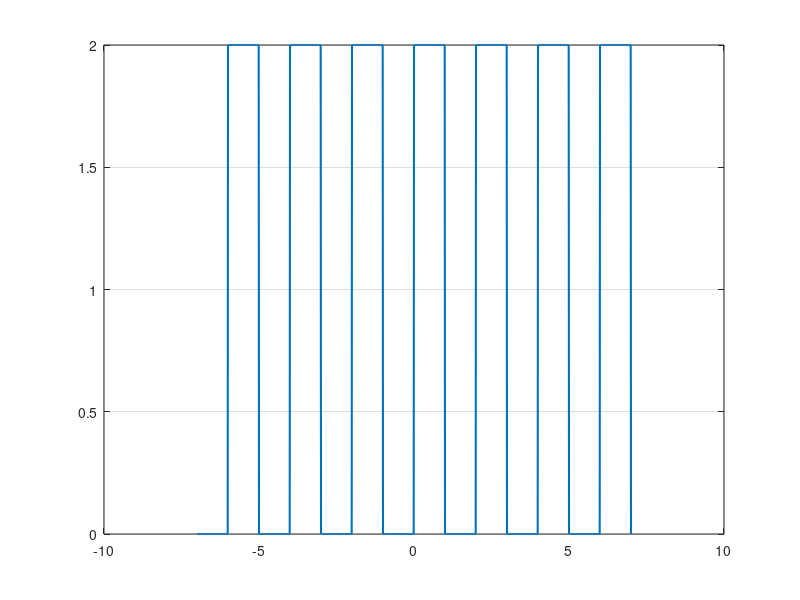

This figure's MATLAB source: (Note: this script raises an error after producing the figure.)
%%
% Example 4.1: Complex Numbers Rectangular Form
clear; clc;
% Real value, a = 2
% Imaginary value, b = 5
% Complex number, C = a + i*b
a = 2; b = 5;
C = a + 1i*b;
% C = complex(a, b);
fprintf("C =");
disp(C);

%%
% Example 4.2: Complex Numbers Polar Form
clear; clc;
a = 2; b = 5;
C_mag = sqrt(a^2 + b^2);
C_angle = atan(b/a)*(180/pi); % in degree
% or C = complex(a, b);
% and C_mag = abs(C);
% and C_angle = angle(C)*(180/pi); % in degree
C_polar = [C_mag; C_angle];
fprintf("C_polar =\n");
disp(C_polar);

%%
% Example 4.3: Euler's Formula
clear; clc;
% C1 = 2 + 5i
% C2 = 5 + 10i
% Convert C1 and C2 in exponential form
% Determine M = C1*C2 and D = C1/C2 in exponential form

C1 = complex(2, 5);
C2 = complex(5, 10);
C1_mag = abs(C1);
C1_angle = angle(C1);
C2_mag = abs(C2);
C2_angle = angle(C2);
% C = a + bi = |C| (cos(theta) + i*sin(theta)) = |C|exp(i*theta)
disp(['C1 in exponential form: ', num2str(C1_mag), 'exp(i*', ...
    num2str(C1_angle), ')']);
disp(['C2 in exponential form: ', num2str(C2_mag), 'exp(i*', ...
    num2str(C2_angle), ')']);

% C1*C2
M_mag = C1_mag*C2_mag;
M_angle = C1_angle + C2_angle;
disp(['C1*C2 in exponential form: ', num2str(M_mag), 'exp(i*', ...
    num2str(M_angle), ')']);

% C1/C2
D_mag = C1_mag/C2_mag;
D_angle = C1_angle - C2_angle;
disp(['C1/C2 in exponential form: ', num2str(D_mag), 'exp(i*', ...
    num2str(D_angle), ')']);

%%
% Example 4.5: Fourier Series
% input: square wave function
% T = 2; Magnitude = 1; Omega = pi
t = -7:0.01:7;
x = 1 - square(pi*(t + 1));
plot(t, x, 'LineWidth', 1.5)
grid on; hold on;

% Fourier Series
syms k t
omega = pi;
T = 2;
k = 1:5;
a_0 = (2/T)*int(2, t, 0, 1);
a_k = (2/T)*int(2*cos(k*omega*t), t, 0, 1);
b_k = (2/T)*int(2*sin(k*omega*t), t, 0, 1);
f = (a_0/2) + sum(a_k.*cos(k*omega*t)) + sum(b_k.*sin(k*omega*t));
fplot(f, [0, 7])
grid on;

%%
% Example 4.6: DFT and Inverse DFT

clc; clear;
disp('Input sequence: ');
x = [1 4 5 7]
F = fft(x);
disp('Fourier transform of x: ');
F
inv_F = ifft(F);
disp('Inverse Fourier transform of F: ');
inv_F

%%
% Example 4.7: Taylor Series
clc; clear;
% Taylor series expansion
% Function: f(x)=2*sin(x) at a point x=a=0.5;
% Taylor series expansion yp to 4th and 10th order

syms x;
f = 2*sin(x);
a = 0.5;
T_4 = taylor(f,x,a,'order',4);
T_10 = taylor(f,x,a,'order',10);
disp('Taylor series expansion of 2*sin(x) at a=0.5 up to 4th order:');
T_4
fplot(T_4,'b','Linewidth',1.5);
hold on;
fplot(T_10,'g','Linewidth',1.5);
hold on;
fplot(f,'r','Linewidth',1.5);
hold off;
xlim([-4 4]);
ylim([-4 2]);
grid on
legend('Taylor series up to 4th order',...
        'Taylor series up to 10th order',...
        'Original function: 2*sin(x)','Location','Best')
title('Taylor series of 2*sin(x) at a = 0.5');

%%
% Example 4.8: Equilibrium Points
% Two differential equation
% dy/dt = 4x^2-xy
% dx/dt = 2y-x^2
% Determine the equilibrium points of the system
% For determining equilibrium points consider,
% dy/dt = 0 and dx/dt = 0
% The solution x and y will be the equilibrium points of the system

clc; close all; clear;
syms x y
[solx,soly] = solve(4*x^2-x*y == 0, 2*y-x^2 == 0);
disp('Equilibrium points:')
E_point1=[solx(1), soly(1)]
E_point2=[solx(2), soly(2)]


%%
% Example 4.9: Energy Calculation
% Real power, P = 10 W
% Reactive power, Q = 20 VAR
% Time, t = 24 hours = 86400 sec
% Aparent power, S is a complex number
% Electrical energy, E = P*t

clc; close all; clear;
P = 10; Q = 20; t = 86400;
% Rectangular form
S_rec=complex(P,Q);
disp('Apparent power in rectangular form:');
S_rec
% Polar form
S_mag=abs(S_rec);
S_angle=angle(S_rec)*(180/pi); % unit: Degree
S_polar=[S_mag,S_angle];
disp("Apparent power in polar form - [Magnitude Angle(Degree)]:");
S_polar
% Electrical energy
E=P*t;
disp(['Electrical energy: ',num2str(E),' Joule']);

%%
% Example 4.10: Impedance Calculation
% Voltage, V = 100<60
% Current, I = 3<30
% Impedance, Z = V/I
V_mag = 100;
V_angle = 60;
I_mag = 3;
I_angle = 30;
% Retangular form
[Vx,Vy]=pol2cart(V_angle,V_mag);
V_rec=Vx+1i*Vy;
[Ix,Iy]=pol2cart(I_angle,I_mag);
I_rec=Ix+1i*Iy;
Z_rec=V_rec/I_rec;
disp('Impedance in rectangular form:');
Z_rec
% Polar form
Z_mag=abs(Z_rec);
Z_angle=angle(Z_rec)*(180/pi); % Unit: Degree
Z_polar=[Z_mag,Z_angle];
disp('Impedance in polar form [Magnitude Angle(Degree)]:');
Z_polar

%%
% Example 4.11: Impedance Calculation
% Resistance, R = 5 ohms
% Capacitance, C = 2 micro F
% Inductance, L = 15 mH
% Frequency, f = 60Hz
% Impedance, Z = R+jX=R+J(X_L-X_C)
% Here,
% X_L = Inductive Reactance = omega*L = 2*pi*f*L
% X_C = Capacitive Reactance = 1/(omega*C) = -1/(2*pi*f*C)

R = 5; L = 15*10^(-3); C = 2*10^(-6); f = 60;
X_L = 2*pi*f*L;
X_C = -1/(2*pi*f*C);
% Retangular form
Z_rec=R+1i*(X_L-X_C);
disp('Impedance in rectangular form:');
Z_rec
% Polar form
Z_mag=abs(Z_rec);
Z_angle=angle(Z_rec)*(180/pi); % Unit: Degree
Z_polar=[Z_mag,Z_angle];
disp('Impedance in polar form [Magnitude Angle(Degree)]:');
Z_polar

%%
% Example 4.4: Eulers Series for Solving Initial Value Problem

clc; clear;
% Generate a function for the differential equation
% Differential equation: dy/dx = y'= 2x^2+y-2
% Condition: 0 ,= x,= 5; y(0)=0.1
% N.B. MATLAB iterates from 1, not from 0.
% Hence, for the initial value y(0), we will consider it y(1).
% Number of step, N=18

f=@(x,y) 2*x^2+y-2;
L=input('Enter the lower limit of x:');
U=input('Enter the upper limit of x:');
N=input('Enter the number of step:');
y1=input('Enter initial value of y:');
Euler_series(f,L,U,N,y1);

% =====================================================
function Sol=Euler_series(f,L,U,N,y1)
% Input parameters:
% f: A function that provides the differential equation
% L: Lower limit of x
% U: Upper limit of x
% N: Number of steps
% y1: Initial value of y
% Output parameters:
% Sol: [x,y]; x: abscissas; y: ordinate

% Consider the step size, h

h = (U-L)/N;
y = zeros(N+1, 1);
x = zeros(N+1, 1);
x(1) = L;
y(1) = y1;
for i=1:N
    y(i+1) = y(i) + h*f(x(i), y(i));
    x(i+1) = x(i) + i*h;
end
plot(x,y,'*');
grid on;
xlabel('x');
ylabel('y');
title('Differential equation: dy/dx=2x^2+y-2; 0,=x,=5; y(0)=0.1');
Sol=[x,y];
end
